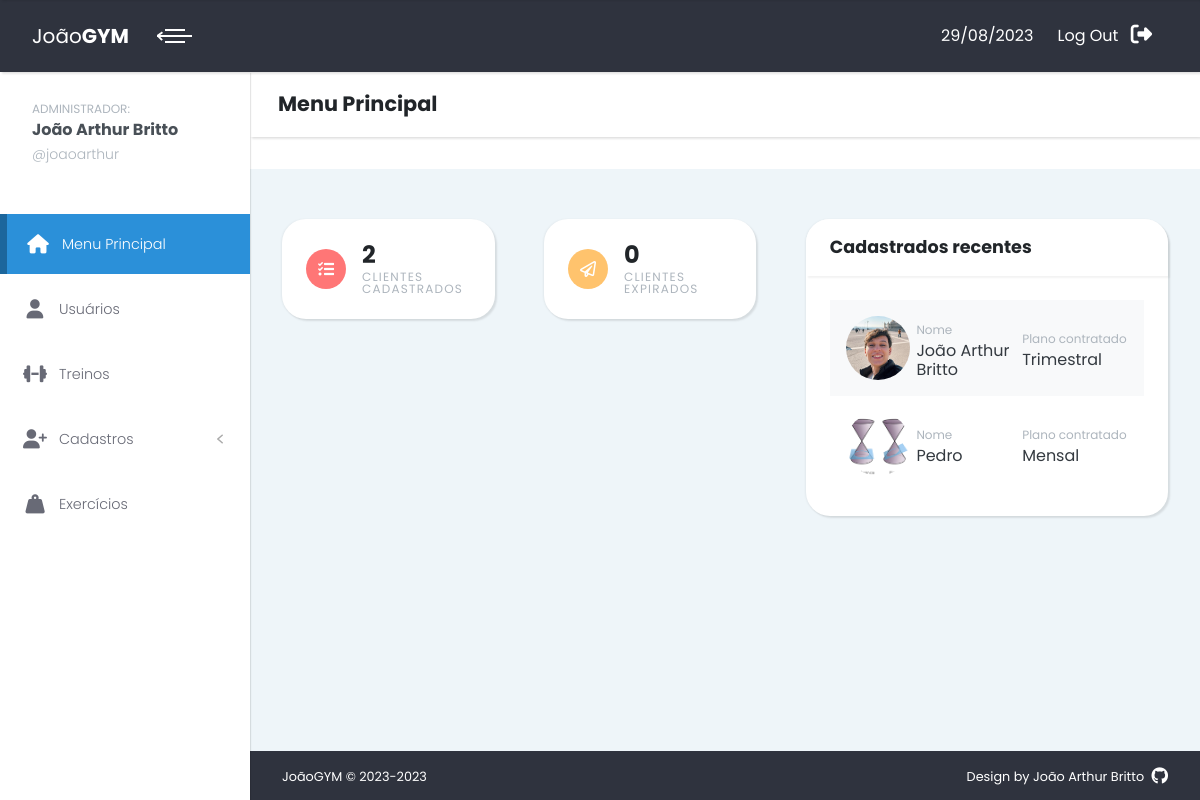
The app's page / (signed in), older data.
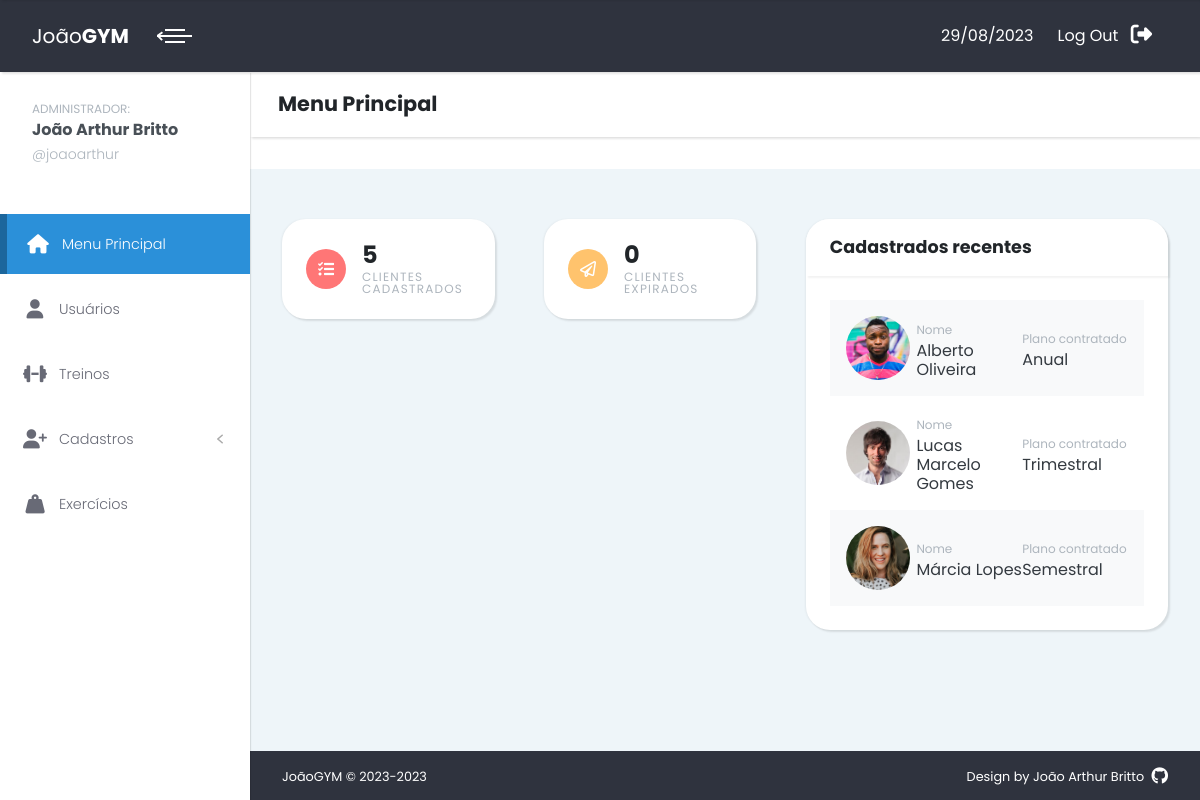
The same page, newer data.
### cadastro/models.py (models this page shows, shortened)
class Person(models.Model):
    matricula = models.AutoField('Matrícula', primary_key=True)
    name = models.CharField('Nome', max_length=100)
    email = models.EmailField('E-mail')
    cpf = models.CharField('CPF', max_length=14, unique=True)
    birthDate = models.DateField('Data de nascimento')
    phone = models.CharField('Telefone', max_length=15)
    whatsapp = models.BooleanField('Possui whatsapp?', default=True)
    profileImage = models.ImageField('Imagem de perfil', upload_to ="profileImages/", blank=True)

class Plan(models.Model):
    plan_choices = (
    ('', 'Planos'),
    ('Mensal', 'Mensal'),
    ('Trimestral', 'Trimestral'),
    ('Semestral', 'Semestral'),
    ('Anual', 'Anual'),
)
    plan_person = models.OneToOneField(Person, on_delete=models.CASCADE, related_name="plan")
    plan_name = models.CharField('Nome do plano',choices=plan_choices, max_length=10)
    signature_date = models.DateField('Data de assinatura', auto_now=True)
    expiration_date = models.DateField('Data de expiração')

### menu/views.py (the view)
# urls.py: path("", views.main ,name='menu-principal'),
@login_required
def main(request):
    people = Person.objects.all().order_by("-plan__signature_date","-matricula")
    expired_count = 0
    for person in people:
        if person.plan.expiration_date < timezone.now().date():
            expired_count += 1
    context = {
        "people":people[:3],
        "people_count":people.count(),
        "expired_count":expired_count,
    }
    return render(request, 'index.html', context=context)

### usuarios/templatetags/customTags.py (called while the page is built)
@register.filter
def starts_with(value, prefix):
    return value.startswith(prefix)

### menu/templates/index.html (shortened to what this page needs)
{% extends 'layout.html' %}
{% load static %}
{% block subtitle %}Menu Principal{% endblock %}
{% block content %}
<section class="pb-0">
  <div class="container-fluid">
    <div class="row justify-content-between gy-4">
      <div class="col-lg-3 col-sm">
        <div class="card mb-0">
          <div class="card-body">
            <div class="d-flex align-items-center">
              <div class="icon flex-shrink-0 bg-red"><i class="fas fa-tasks"></i></div>
              <div class="ms-3"><strong class="text-lg d-block lh-1 mb-1">{{people_count}}</strong><small class="text-uppercase text-gray-500 small d-block lh-1">Clientes Cadastrados</small></div>
            </div>
          </div>
        </div>
      </div>
      <div class="col-lg-3 col-sm">
        <div class="card mb-0">
          <div class="card-body">
            <div class="d-flex align-items-center">
              <div class="icon flex-shrink-0 bg-orange"><i class="far fa-paper-plane"></i></div>
              <div class="ms-3"><strong class="text-lg d-block lh-1 mb-1">{{expired_count}}</strong><small class="text-uppercase text-gray-500 small d-block lh-1">Clientes expirados</small></div>
            </div>
          </div>
        </div>
      </div>
      <div class="col-xl-5 col-lg-6">
        <div class="card mb-0 h-100">
          <div class="card-header d-flex align-items-center justify-content-between">
            <h3 class="h4 mb-0">Cadastrados recentes</h3>
          </div>
          <div class="card-body">
            {% if people %}
              {% for person in people %}
              <div class="p-3 d-flex align-items-center {% cycle 'bg-light' '' %}">
                <div class="col-3">
                  <img class="circular-image-xs border-image-menu" src="{% if person.profileImage %}{{person.profileImage.url}}{% else %}{% static 'img/profile-default.jpeg' %}{% endif %}" alt="Imagem de Perfil">
                </div>
                <div class="col">
                  <small class="text-gray-500">Nome</small>
                  <h3 class="h5 fw-normal text-dark mb-0">{{person.name}}</h3>
                </div>
                <div class="col">
                  <small class="text-gray-500">Plano contratado</small>
                  <h3 class="h5 fw-normal text-dark mb-0">{{person.plan.plan_name}}</h3>
                </div>
              </div>
              {% endfor %}
            {% else %}
              <div class="d-flex align-items-center justify-content-center">
                <p>Não existem usuários cadastrados</p>
              </div>
            {% endif %}
          </div>
        </div>
      </div>
    </div>
  </div>
</section>
{% endblock %}

Row changes from the older to the newer data that the page shows:
no longer on this page (row edited): Person: profileImage (placeholder picture), name "João Arthur Britto", plan.plan_name "Trimestral"
no longer on this page (row edited): Person: profileImage (picture), name "Pedro", plan.plan_name "Mensal"
added Person: profileImage (picture), name "Alberto Oliveira", plan.plan_name "Anual"
added Person: profileImage (picture), name "Lucas Marcelo Gomes", plan.plan_name "Trimestral"
added Person: profileImage (picture), name "Márcia Lopes", plan.plan_name "Semestral"
Text that changed along with them:
{{ people_count }}: "2" → "5"
